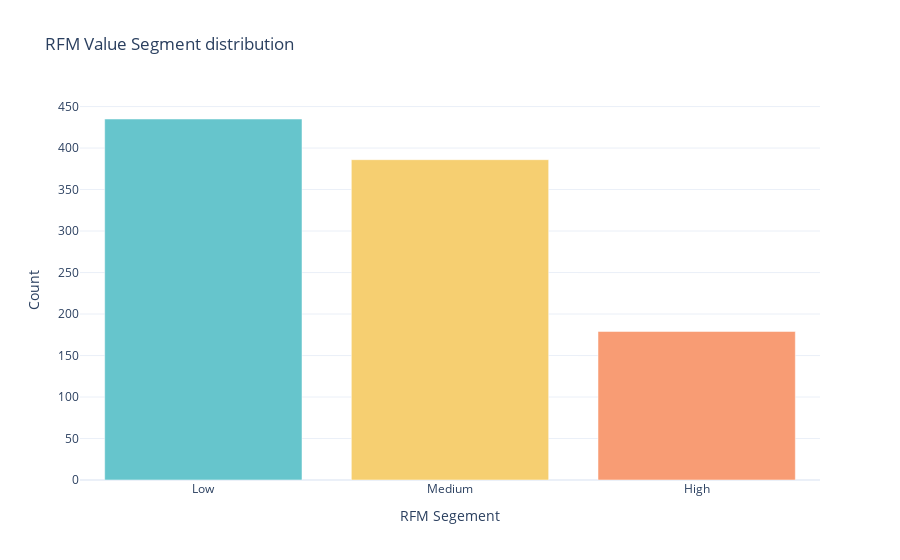

Here is the notebook cell this chart was saved with:
### Code cell
bar_figure.update_layout(xaxis_title="RFM Segement",yaxis_title="Count",showlegend=False)

### Figure 1 — Plotly figure (JSON) as saved in the notebook; plotly's stock layout.template omitted (floating-point values rounded to 4 significant figures)
{"data": [{"alignmentgroup": "True", "hovertemplate": "Segment=%{x}<br>Count=%{y}<extra></extra>", "legendgroup": "Low", "marker": {"color": "rgb(102, 197, 204)", "pattern": {"shape": ""}}, "name": "Low", "offsetgroup": "Low", "orientation": "v", "showlegend": true, "textposition": "auto", "type": "bar", "x": ["Low"], "xaxis": "x", "y": [435], "yaxis": "y"}, {"alignmentgroup": "True", "hovertemplate": "Segment=%{x}<br>Count=%{y}<extra></extra>", "legendgroup": "Medium", "marker": {"color": "rgb(246, 207, 113)", "pattern": {"shape": ""}}, "name": "Medium", "offsetgroup": "Medium", "orientation": "v", "showlegend": true, "textposition": "auto", "type": "bar", "x": ["Medium"], "xaxis": "x", "y": [386], "yaxis": "y"}, {"alignmentgroup": "True", "hovertemplate": "Segment=%{x}<br>Count=%{y}<extra></extra>", "legendgroup": "High", "marker": {"color": "rgb(248, 156, 116)", "pattern": {"shape": ""}}, "name": "High", "offsetgroup": "High", "orientation": "v", "showlegend": true, "textposition": "auto", "type": "bar", "x": ["High"], "xaxis": "x", "y": [179], "yaxis": "y"}], "layout": {"barmode": "relative", "legend": {"title": {"text": "Segment"}, "tracegroupgap": 0}, "showlegend": false, "title": {"text": "RFM Value Segment distribution"}, "xaxis": {"anchor": "y", "categoryarray": ["Low", "Medium", "High"], "categoryorder": "array", "domain": [0, 1], "title": {"text": "RFM Segement"}}, "yaxis": {"anchor": "x", "domain": [0, 1], "title": {"text": "Count"}}}}
